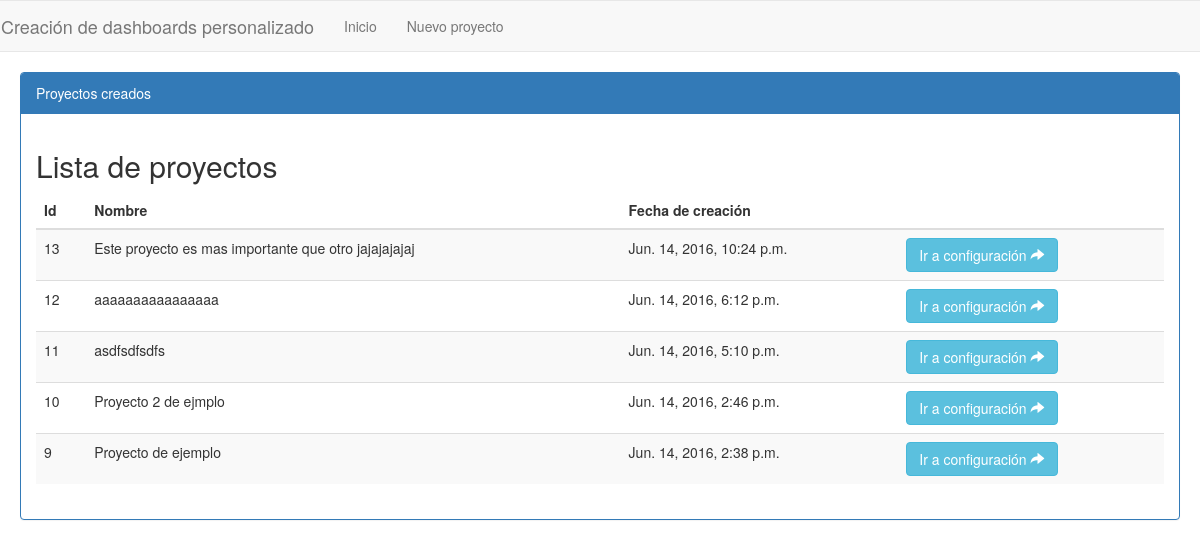
/, run on an earlier commit of the app's database.
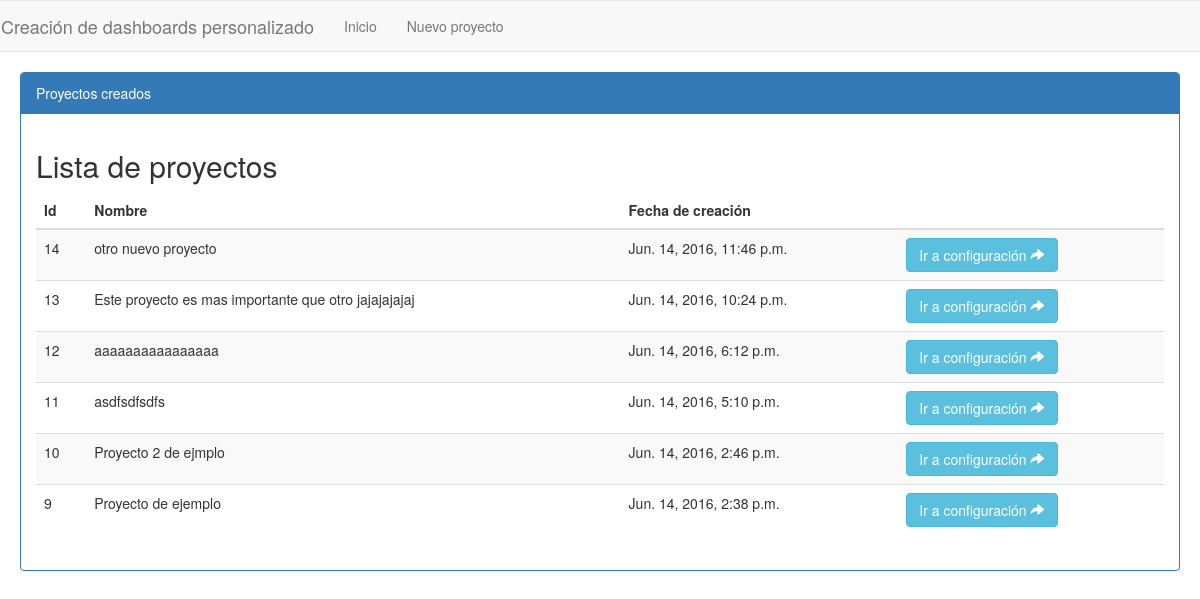
And on a later commit of the database.
### dashboardConfigApp/models.py (models this page shows, shortened)
class Proyecto(models.Model):
	nombre = models.CharField(max_length=100)
	descripcion = models.CharField(max_length=100, default='')
	fechaCreacion = models.DateTimeField(default=timezone.now)

### dashboardConfigApp/views.py (the view)
# urls.py: url(r'^$', GetAllProject, name="home"),
def GetAllProject(request):
	if(request.method == 'GET'):
		queryset = Proyecto.objects.all().order_by('-fechaCreacion')
		dictionary = {
			'projects': queryset
		}
		return render(request, "index.html", dictionary)

### dashboardConfigApp/templates/index.html
{% extends 'base.html' %}
{% block content %}
  	<div class="container-list-projects">
  		<div class="panel panel-primary">
 	 		<div class="panel-heading">Proyectos creados</div>
	 	 	<div class="panel-body">
	 	 		<h2>Lista de proyectos</h2>
				<table class="table table-striped allProject_table">
		 			<thead>
		 				<th>Id</th>
		 				<th>Nombre</th>
		 				<th>Fecha de creación</th>
		 				<th></th>
		 			</thead>
		 			<tbody id="allProject_table_tbody">
		 				{% for project in projects %}
		 				<tr>
		 					<td>{{project.pk}}</td>
		 					<td>{{project.nombre}}</td>
		 					<td>{{project.fechaCreacion}}</td>
		 					<td><a href="{% url 'configProject' project.pk %}"class="btn btn-info goToConfig" id="{{project.pk}}">Ir
			 			a configuración <span class="glyphicon glyphicon-share-alt"></span></a></td>
		 				</tr>
		 				{% endfor %}
		 			</tbody>
		 		</table>
	 	 	</div>
 	 	</div>
 	</div>
{% endblock content %}

What changed in the data, as far as the page shows it:
added Proyecto: pk "14", nombre "otro nuevo proyecto", fechaCreacion "Jun. 14, 2016, 11:46 p.m."
